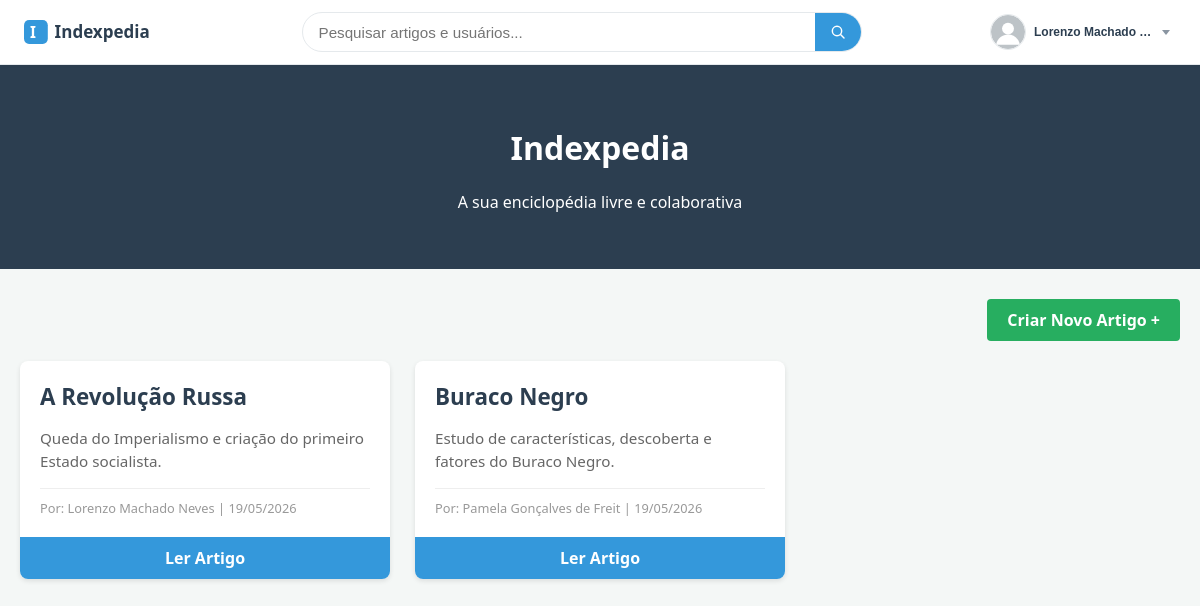
Screenshot of /assets/pages/index.php (signed in) with the database file from the repository.
### tables this page shows
CREATE TABLE `usuario` (
  `usuario_id` int(11) NOT NULL,
  `usuario_nome_fixo` varchar(50) NOT NULL,
  `usuario_nome_exibicao` varchar(255) DEFAULT `usuario_nome_fixo`,
  `usuario_email` varchar(254) NOT NULL,
  `usuario_senha` varchar(255) NOT NULL,
  `usuario_codigo_verificacao` varchar(32) DEFAULT NULL,
  `usuario_verificado` tinyint(1) NOT NULL DEFAULT 0,
  `usuario_nivel` enum('admin','curador','usuário') NOT NULL DEFAULT 'usuário',
  `usuario_foto_perfil` varchar(255) DEFAULT NULL,
  `usuario_data_criacao` datetime DEFAULT current_timestamp(),
  `usuario_data_modificacao` TIMESTAMP DEFAULT CURRENT_TIMESTAMP ON UPDATE CURRENT_TIMESTAMP,
  `usuario_ativo` tinyint(1) NOT NULL DEFAULT 1
);

CREATE TABLE `artigo` (
  `artigo_id` int(11) NOT NULL,
  `artigo_titulo` varchar(200) NOT NULL,
  `artigo_breve_descricao` varchar(300) NOT NULL,
  `artigo_data_criacao` datetime DEFAULT current_timestamp(),
  `artigo_status` enum('pendente','em análise','aprovado','rejeitado') NOT NULL DEFAULT 'pendente',
  `artigo_autor` int(11) NOT NULL
);

### actions/models/Usuario.php (called while the page is built, shortened)
<?php
    class Usuario {
        private $pdo;
        public function __construct($pdo) {
            $this->pdo = $pdo;
        }
        public function pegarPorID($usuarioID) {
            $stmt = $this->pdo->prepare("SELECT usuario_id, usuario_nome_fixo, usuario_nome_exibicao, usuario_email, usuario_verificado, usuario_foto_perfil, usuario_nivel FROM usuario WHERE usuario_id = ?");
            $stmt->execute([$usuarioID]);
            return $stmt->fetch();
        }
    }
?>

### assets/pages/index.php (the view, shortened to what this page needs)
<?php
require_once __DIR__ . '/../includes/conexao_banco.php';
$stmt = $pdo->prepare("
    SELECT a.*, u.usuario_nome_exibicao
    FROM artigo a
    JOIN usuario u ON a.artigo_autor = u.usuario_id
    WHERE a.artigo_status = 'aprovado'
    ORDER BY a.artigo_data_criacao DESC
");
$stmt->execute();
$artigos = $stmt->fetchAll(PDO::FETCH_ASSOC);
?>
<!DOCTYPE html>
<html lang="pt-br">
<head>
    <link rel="stylesheet" href="../css/style.css">
    <link rel="stylesheet" href="../css/index_style.css">
</head>
<body>
    <?php require_once __DIR__ . '/../includes/navbar.php'; ?>
    <div class="header">
        <h1>Indexpedia</h1>
        <p>A sua enciclopédia livre e colaborativa</p>
    </div>
    <div class="container">
        <div class="nav-actions">
            <a href="criar_artigo.php" class="btn-create">Criar Novo Artigo +</a>
        </div>
        <div class="artigos-grid">
            <?php if (empty($artigos)): ?>
                <div class="no-artigos">
                    <p>Nenhum artigo aprovado encontrado no momento.</p>
                </div>
            <?php else: ?>
                <?php foreach ($artigos as $artigo): ?>
                    <div class="artigo-card">
                        <div class="artigo-content">
                            <h2 class="artigo-title"><?= htmlspecialchars($artigo['artigo_titulo']) ?></h2>
                            <p class="artigo-desc"><?= htmlspecialchars($artigo['artigo_breve_descricao']) ?></p>
                            <div class="artigo-meta">
                                Por: <?= htmlspecialchars($artigo['usuario_nome_exibicao']) ?> |
                                <?= date('d/m/Y', strtotime($artigo['artigo_data_criacao'])) ?>
                            </div>
                        </div>
                        <a href="artigo.php?id=<?= $artigo['artigo_id'] ?>" class="btn-read">Ler Artigo</a>
                    </div>
                <?php endforeach; ?>
            <?php endif; ?>
        </div>
    </div>
</body>
</html>

### assets/includes/navbar.php (shortened to what this page needs)
<?php
require_once __DIR__ . '/conexao_banco.php';
require_once __DIR__ . '/../../actions/models/Usuario.php';
$navBaseAssets = $navBaseAssets ?? '../';
$navBaseRoot   = $navBaseRoot ?? '../../';
$usuarioLogado = null;
if (isset($_SESSION['usuario_id'])) {
    $usuarioModel  = new Usuario($pdo);
    $usuarioLogado = $usuarioModel->pegarPorID($_SESSION['usuario_id']);
}
$nomeExibicao = $usuarioLogado['usuario_nome_exibicao']
    ?? $usuarioLogado['usuario_nome_fixo']
    ?? '';
$fotoPerfil = (!empty($usuarioLogado['usuario_foto_perfil']))
    ? $navBaseRoot . 'uploads/perfil-imagens/' . $usuarioLogado['usuario_foto_perfil']
    : $navBaseAssets . 'img/default-avatar.svg';
?>
<link rel="stylesheet" href="<?= htmlspecialchars($navBaseAssets) ?>css/navbar_style.css">
<nav class="indexpedia-navbar">
    <a href="index.php" class="navbar-logo">
        <img src="<?= htmlspecialchars($navBaseAssets) ?>img/logo.svg" alt="Indexpedia">
    </a>
    <div class="navbar-search">
        <form class="navbar-search-form" id="navbar-search-form">
            <input
                type="text"
                id="navbar-search-input"
                class="navbar-search-input"
                name="q"
                placeholder="Pesquisar artigos e usuários..."
                autocomplete="off"
            >
            <button type="submit" class="navbar-search-btn" id="navbar-search-btn" aria-label="Pesquisar">
                <img src="<?= htmlspecialchars($navBaseAssets) ?>img/icons/lupa.svg" alt="">
            </button>
        </form>
    </div>
    <?php if ($usuarioLogado): ?>
        <div class="navbar-perfil" id="navbar-perfil">
            <button
                type="button"
                class="navbar-perfil-btn"
                id="navbar-perfil-btn"
                aria-haspopup="true"
                aria-expanded="false"
            >
                <img src="<?= htmlspecialchars($fotoPerfil) ?>" alt="Foto de perfil" class="avatar">
                <span class="navbar-perfil-nome"><?= htmlspecialchars($nomeExibicao) ?></span>
                <span class="navbar-perfil-seta"></span>
            </button>
        </div>
    <?php else: ?>
        <a href="autenticacao.php" class="navbar-btn-login">Entrar</a>
    <?php endif; ?>
</nav>

### assets/css/index_style.css (style rules this page uses)
:root { --primary-color: #2c3e50; --accent-color: #3498db; --bg-color: #f4f7f6; --text-color: #333; }
body { font-family: 'Segoe UI', Tahoma, Geneva, Verdana, sans-serif; background-color: var(--bg-color); margin: 0; padding: 0; }
.header { background-color: var(--primary-color); color: white; padding: 40px 20px; text-align: center; }
.container { max-width: 1200px; margin: 20px auto; padding: 20px; }
.nav-actions { margin-bottom: 30px; text-align: right; }
.btn-create { background-color: #27ae60; color: white; padding: 10px 20px; text-decoration: none; border-radius: 4px; font-weight: bold; }
.artigos-grid { display: grid; grid-template-columns: repeat(auto-fill, minmax(300px, 1fr)); gap: 25px; }
.artigo-card { background: white; border-radius: 8px; overflow: hidden; box-shadow: 0 2px 5px rgba(0,0,0,0.1); transition: transform 0.2s; display: flex; flex-direction: column; }
.artigo-content { padding: 20px; flex-grow: 1; }
.artigo-title { margin: 0 0 10px 0; font-size: 1.4em; color: var(--primary-color); }
.artigo-desc { color: #666; font-size: 0.95em; line-height: 1.5; margin-bottom: 15px; }
.artigo-meta { font-size: 0.8em; color: #999; border-top: 1px solid #eee; padding-top: 10px; }
.btn-read { display: block; background: var(--accent-color); color: white; text-align: center; padding: 10px; text-decoration: none; font-weight: bold; }

### assets/css/navbar_style.css (style rules this page uses)
:root { --nav-primary: #2c3e50; --nav-accent: #3498db; --nav-accent-hover: #2b81b7; --nav-bg: #ffffff; --nav-border: #e5e9ec; --nav-text: #2c3e50; --nav-muted: #8a95a1; }
.indexpedia-navbar * { box-sizing: border-box; }
.indexpedia-navbar { position: sticky; top: 0; z-index: 1000; display: flex; align-items: center; justify-content: space-between; gap: 20px; height: 64px; padding: 0 24px; background-color: var(--nav-bg); border-bottom: 1px solid var(--nav-border); box-shadow: 0 1px 4px rgba(0, 0, 0, 0.05); font-family: 'Segoe UI', Tahoma, Geneva, Verdana, sans-serif; }
.navbar-logo { display: flex; align-items: center; flex-shrink: 0; }
.navbar-logo img { height: 34px; width: auto; display: block; }
.navbar-search { position: relative; flex: 1 1 auto; max-width: 560px; margin: 0 auto; }
.navbar-search-form { display: flex; align-items: stretch; width: 100%; height: 40px; border: 1px solid var(--nav-border); border-radius: 20px; overflow: hidden; transition: box-shadow 0.15s ease, border-color 0.15s ease; }
.navbar-search-input { flex: 1; border: none; outline: none; padding: 0 16px; font-size: 0.95em; color: var(--nav-text); background: transparent; }
.navbar-search-btn { display: flex; align-items: center; justify-content: center; width: 46px; border: none; background-color: var(--nav-accent); cursor: pointer; transition: background-color 0.15s ease; }
.navbar-search-btn img { width: 16px; height: 16px; }
.navbar-perfil { position: relative; flex-shrink: 0; }
.navbar-perfil-btn { display: flex; align-items: center; gap: 8px; background: none; border: none; cursor: pointer; padding: 4px 6px 4px 4px; border-radius: 24px; transition: background-color 0.15s ease; }
.navbar-perfil-btn img.avatar { width: 36px; height: 36px; border-radius: 50%; object-fit: cover; border: 1px solid var(--nav-border); }
.navbar-perfil-nome { font-size: 0.9em; font-weight: 600; color: var(--nav-text); max-width: 120px; white-space: nowrap; overflow: hidden; text-overflow: ellipsis; }
.navbar-perfil-seta { width: 0; height: 0; border-left: 4px solid transparent; border-right: 4px solid transparent; border-top: 5px solid var(--nav-muted); transition: transform 0.15s ease; }

### rows the page displays
usuario: usuario_nome_exibicao "Lorenzo Machado…"
artigo: artigo_titulo "A Revolução Russa", artigo_breve_descricao "Queda do Imperialismo e criação do primeiro Estado socialista.", artigo_autor.usuario_nome_exibicao "Lorenzo Machado Neves", artigo_data_criacao "19/05/2026"
artigo: artigo_titulo "Buraco Negro", artigo_breve_descricao "Estudo de características, descoberta e fatores do Buraco Negro.", artigo_autor.usuario_nome_exibicao "Pamela Gonçalves de Freit", artigo_data_criacao "19/05/2026"
